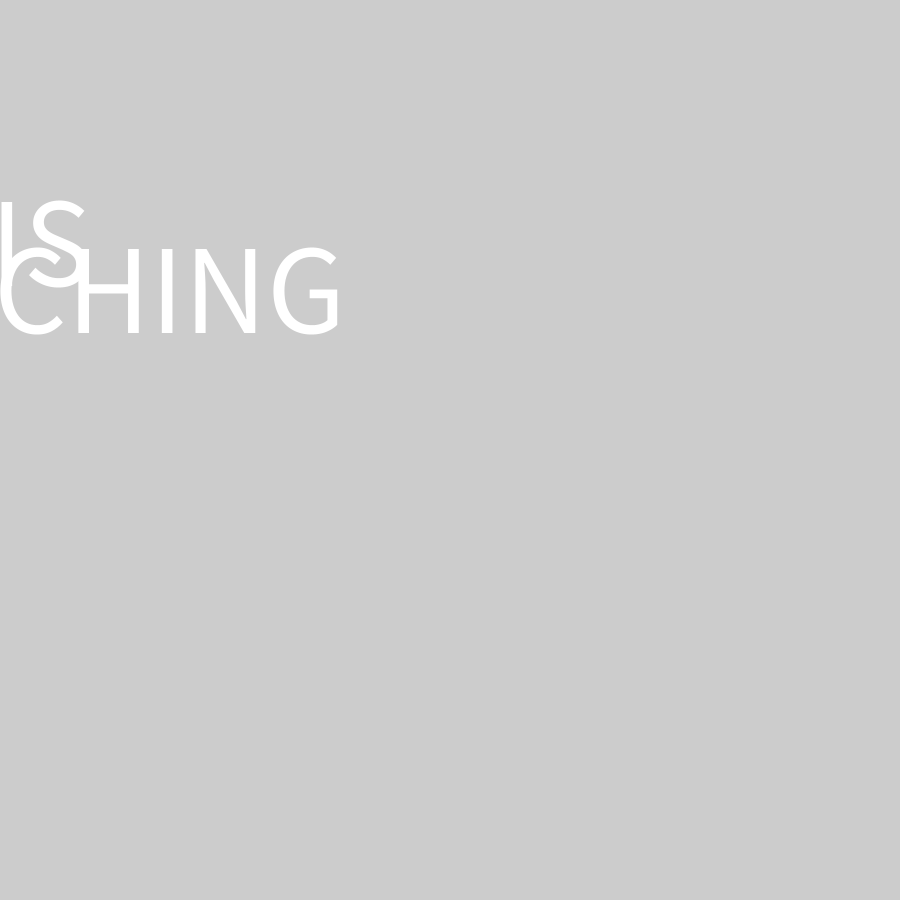
Frame 1 (no input)
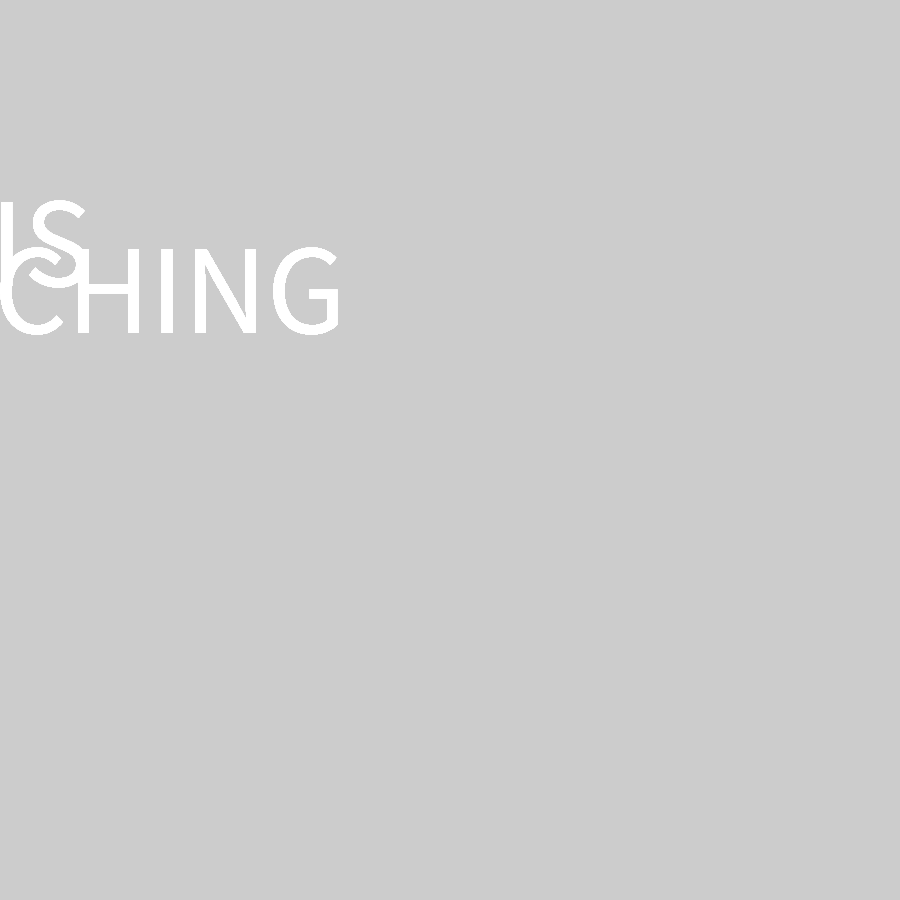
Frame 60 (the mouse pressed at the canvas centre just before this capture)
Frame 120 (the mouse held since frame 60 and released just before this capture): identical to frame 60, image omitted

The Processing sketch that drew these frames (run headless with seeded random() and noise(); from frame 60 on, the mouse is pressed at the canvas centre):

// Processing sketch: sketch_240215a
// ── sketch_240215a.pde
void setup() {
  size(900, 900);
}

void draw() {
  textAlign(CENTER, TOP);
  textSize(128);
  fill(#ffffff);
  text("SOLITUDE", 33, -164); 
  textAlign(CENTER, CENTER);
  fill(#ffffff);
  text("IS", 40, 240);
  textAlign(CENTER, BOTTOM);
  fill(#ffffff);
  text("ENRICHING", 40, 360);
}
